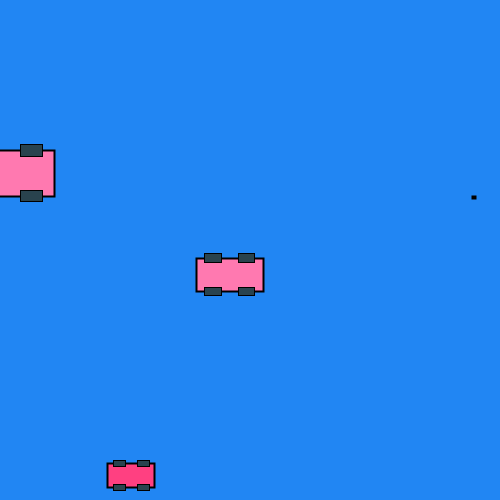
Frame 1 (no input)
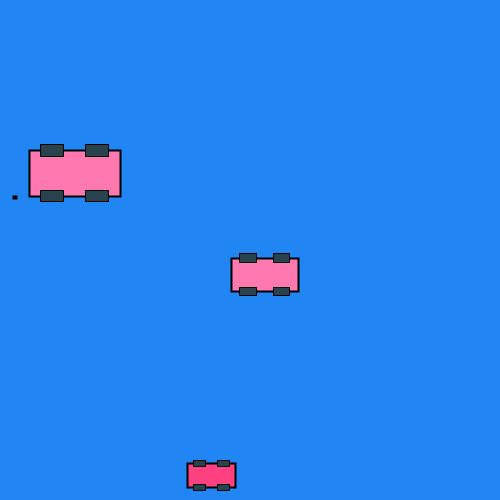
Frame 60 (the mouse pressed at the canvas centre just before this capture)
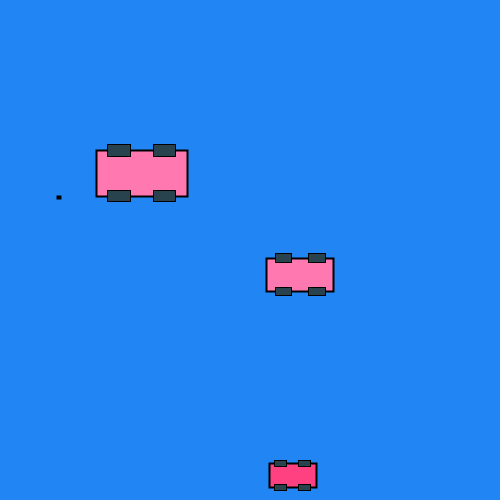
Frame 120 (the mouse held since frame 60 and released just before this capture)

The Processing sketch that drew these frames (run headless with seeded random() and noise(); from frame 60 on, the mouse is pressed at the canvas centre):

// Processing sketch: Cars
// ── Cars.pde
/*
A simple car maker
*/

/********************
* Variables         *
********************/
  // Colors
  color blue = #2186f3;
  color lightBlue = #63c6ff;
  color darkBlue = #0069c0;
  
  color pink = #ff4081;
  color lightPink = #ff79b0;
  color darkPink = #c60055;
  
  color gray = #546e7a;
  color lightGray = #819ca9;
  color darkGray = #29434e;

  color[] colorArray = {lightPink, pink, lightGray, lightBlue};
  Car[] carArray = new Car[4];
  
/********************
* Setup             *
********************/
void setup() {
  size(500, 500);
  background(blue);
  
  // initialize cars with random characteristics
  for (int i = 0; i < carArray.length; i++) {
    carArray[i] = new Car(colorArray[int(random(0, 3))], random(0, 500), random(0, 500), random(0, 200), random(.5, 1.5));  
  }
  
}

/********************
* Draw              *
********************/
void draw() {
  
  background(blue);
  
  // loop through car array, updating their positions and displaying them to screen
  for (int i = 0; i < carArray.length; i++) {
    carArray[i].drive();
    carArray[i].display();
  }
  
}
// ── Car.pde
/********************
* Car Class         *
********************/
class Car {

  /**************
  * Variables   *
  **************/
  color carColor;
  float xPosition;
  float yPosition;
  float lengthOfCar;
  float widthOfCar;
  float wheelOffset;
  float horizontalSpeed;
  
  /**************
  * Constructor *
  ***************/  
  Car(color carColor, float xPosition, float yPosition, float length, float speed) {
    this.carColor = carColor;
    this.xPosition = xPosition;
    this.yPosition = yPosition;
    this.lengthOfCar = length;
    this.widthOfCar = length/2;
    this.wheelOffset = length/4; 
    this.horizontalSpeed = speed;
    
  }

  
  /**************
  * Methods     *
  ***************/
  void display() {
    
    // set up drawing styles
    rectMode(CENTER);
    stroke(0);
    strokeWeight(2);

    // body of car
    strokeWeight(2);
    fill(carColor);
    rect(xPosition, yPosition, lengthOfCar, lengthOfCar/2);
  
    // wheels of car
    strokeWeight(1);
    fill(darkGray);
    rect(xPosition - wheelOffset, yPosition - wheelOffset, wheelOffset, wheelOffset/2);
    rect(xPosition + wheelOffset, yPosition - wheelOffset, wheelOffset, wheelOffset/2);
    rect(xPosition - wheelOffset, yPosition + wheelOffset, wheelOffset, wheelOffset/2);
    rect(xPosition + wheelOffset, yPosition + wheelOffset, wheelOffset, wheelOffset/2);
    
  }
  
  void drive() {
    
    // update position based on speed
    xPosition = xPosition + horizontalSpeed;
    
    // wrap around screen
    if (xPosition > width + (lengthOfCar/2)) {
      xPosition = 0 - (lengthOfCar/2);
    }
    
  }
  
}
